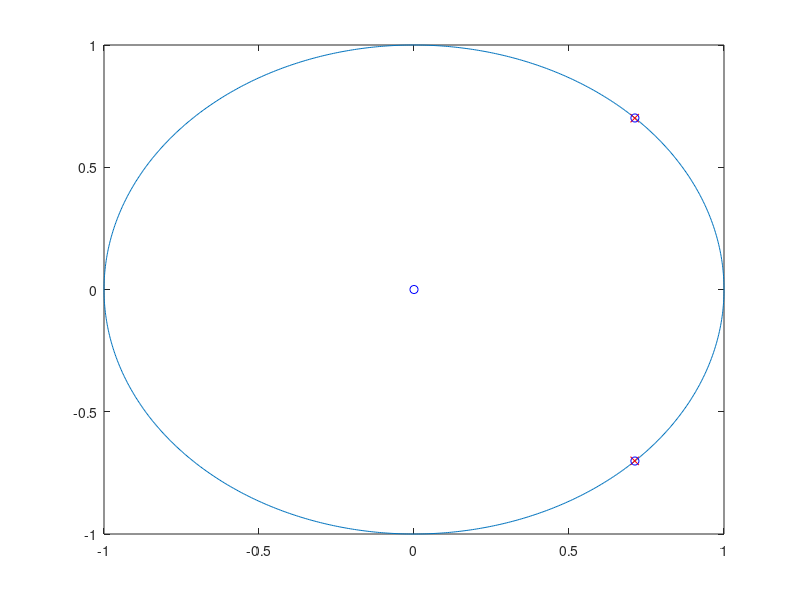
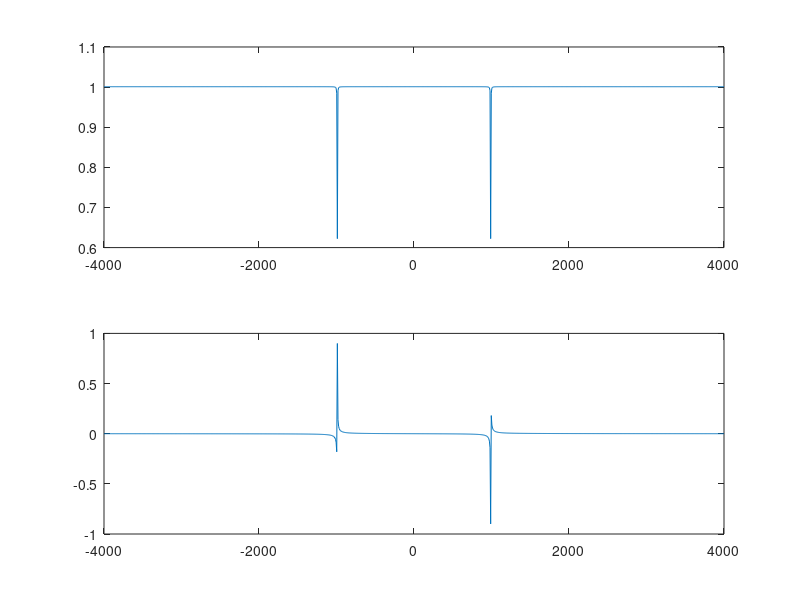
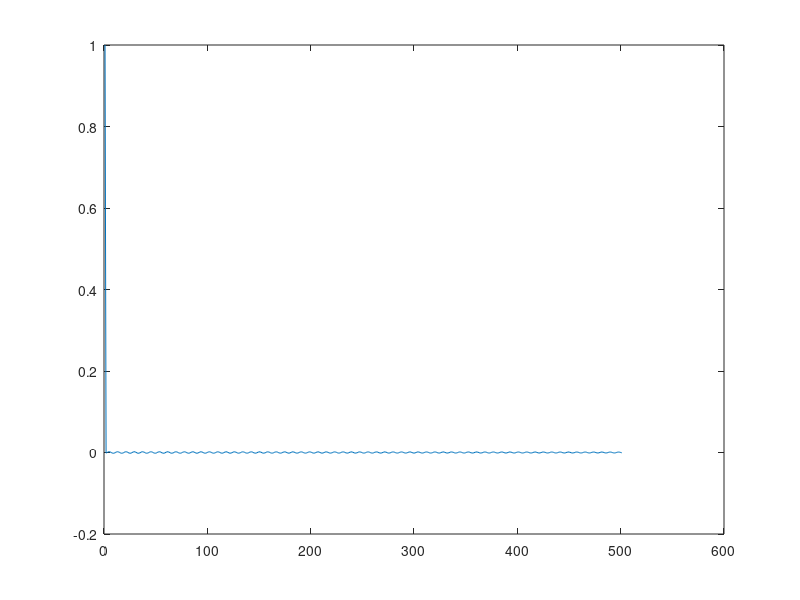

Source code (MATLAB) for these figures, in order:
clear all;
close all;
f0=990;
fp=8000;
w0=2*pi*f0/fp;
d=0.999*exp(1i*w0); %stabilny
% d=1.001*exp(1i*w0); %niestabilny
d=[d conj(d)];
c=1*exp(1i*w0);
c=[c conj(c)];
w=linspace(-pi,pi,1000);
circle=exp(1i*w);

figure
plot(circle)
hold on
plot(d,'rx')
plot(c,'bo')
plot(0,0,'bo')

a=poly(d);
b=poly(c)
% freqz(1,A)
[H,W]=freqz(b,a,w);
figure
subplot(2,1,1)
plot(W/pi*fp/2,abs(H))
subplot(2,1,2)
plot(W/pi*fp/2,angle(H))

imp=[1 zeros([1 500])];

h=filter(b,a,imp);

figure
plot(h)

[H,F]=freqz(b,a,[0,w0])

H0=abs(freqz(b,a,[0,w0]))
